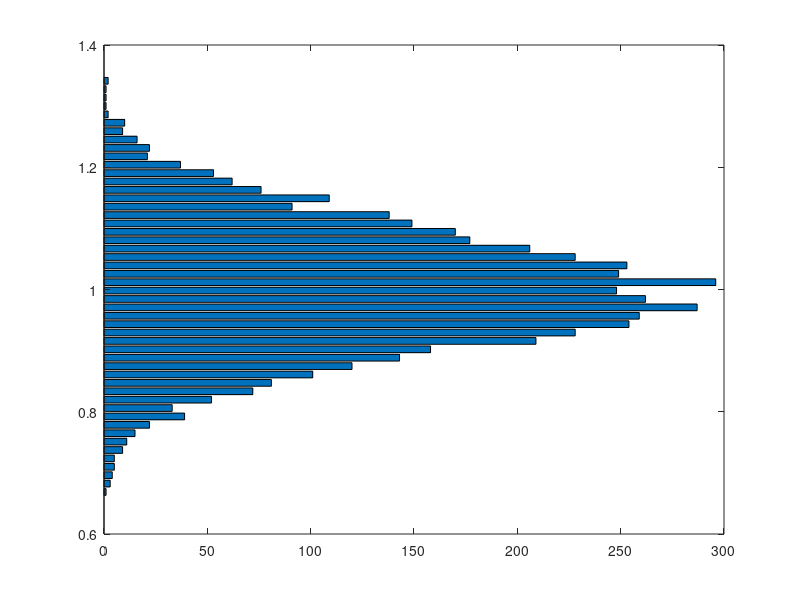

Reproduce this figure in MATLAB. (Note: this script raises an error after producing the figure.)

% horizontal histogram 
sd = 0.1;
mu = 1;
data = mu + sd*randn(1,5000);

% bin specs.
nbins = 50;

% make/plot histogram of data
fig = figure; 
[h1 bins]= hist(data,nbins);
barh(bins,h1); 

% PLOTLY
response = fig2plotly(fig,'filename','matlab_horizontal_histogram');
plotly_url = response.url;
